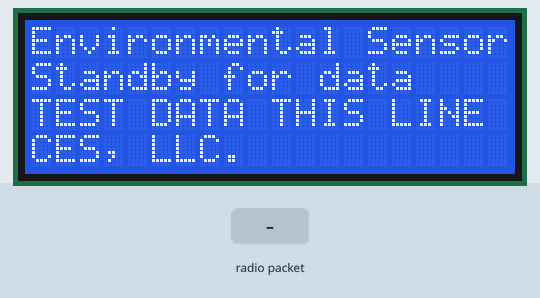
This sketch was run on a simulated Arduino Uno, built with avr-gcc and run on an emulated ATmega328P. Shown: 20×4 character LCD. The test bench sets the inputs (shaded band). No radio packets arrive unless stated; what the sketch prints to the serial monitor is not drawn.

Above: at 2.2 s.
2.3 s: radio packet "1" arrives
At 2.9 s:
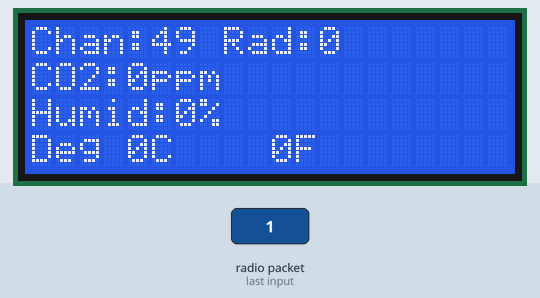
3.8 s: radio packet "0" arrives
5.8 s: radio packet "2" arrives
At 7.5 s:
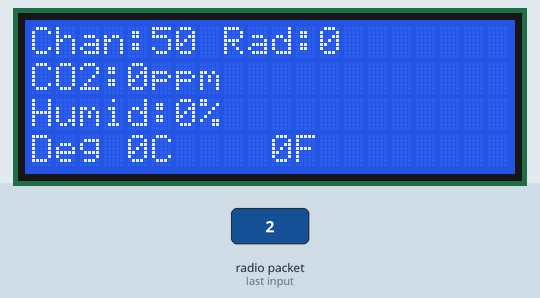
Timing chart, 0 to 9.0 s (numbered marks = the images above; inputs shaded):
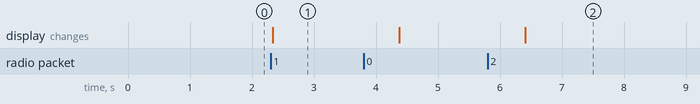

The sketch:

emacs_RX_dev.ino
```cpp
/*
    File: emacs_RX_dev.ino
    nRF24L01 transceiver
    20x4 LCD
    Arduino MEGA, UNO or NANO

      Written by:   Jacob Romero
      email:        jrom876@gmail.com
      Creative Engineering Solutions LLC

    This module is the dev version of the receiver (RX) in a
    TX/RX pair.
    Sensor data is transmitted continuously by the
    TX module's nRF24L01 (2.4 GHz transceiver), which
    currently transmits packets of data from 2 sensors:
    the DHT-11 (temp and humid), and the K30 (CO2).
    This will be expanded to include my RF24SensorNet_master
    libraries, significantly modified from the github version.

    This is a development version only which may change w/o
    notice, and which may contain commented and uncommented
    development code.

    Credits:
    RF24SensorNet library
    https://github.com/szaffarano/RF24SensorNet
    NRF24L01 library
    TMRh20 https://github.com/TMRh20/RF24
*/

#include <RF24.h>
#include <nRF24L01.h>
#include <RF24_config.h>
#include <SPI.h>
#include <stdlib.h>
#include <stdio.h>
#include <printf.h>

/////////////////////////
//// LCD Statements  ////
#include <LiquidCrystal.h>
#include <Wire.h>
#include <stdio.h>
#include <time.h>

#define D2          2 // LCD DB7
#define D3          3 // LCD DB6
#define D4          4 //LCD DB5
#define D5          5 // LCD DB4
#define EN_LCD      6 // LCD E
#define RS_LCD      7 // LCD RS

// Enable for UNO or NANO
#define SCK 13
#define MISO 12
#define MOSI 11
#define SS 10
#define CE 9

// Enable for MEGA
//#define CE 49
//#define MISO 50
//#define MOSI 51
//#define SCK 52
//#define SS 53

struct dataStruct{
  int   chNum;
  int   radNum;
  int   co2_val;
  int   h_val;
  int   c_val;
  int   f_val;
}myData;

byte addresses[][6] = {"1Node", "2Node","3Node","4Node"};

//=============================
//==== Instantiate modules ====
//=============================
RF24 radio(CE, SS); // Arduino Uno pins 9 and 10
LiquidCrystal lcd(7, 6, 5, 4, 3, 2);
//=============================

int   rm =  0; // Holds ReceivedMessage value
int   co2 = 0;
int   rc  = 1;
int   h = 0;
int   t = 0;
int   f = 0;
int   hif = 0;
int   hic = 0;
int   sensorOffset = 0;
bool  sync = false;
int   val = 0;
int   typ = 0;
int   chan = 0;
int   rad = 0;

// Used to store value received by the NRF24L01
struct dataStruct ReceivedMessage[1] = {0};

//=========================
//========= Setup =========
//=========================
void setup(void) {
    lcd.begin(20, 4);
    Serial.begin(9600);
    SPI.begin();
    lcd.clear();
    lcd.setCursor(0, 0);
    lcd.print("Environmental Sensor");
    lcd.setCursor(0, 1);
    lcd.print("Standby for data");
    lcd.setCursor(0, 2);
    lcd.print("TEST DATA THIS LINE");
    lcd.setCursor(0, 3);
    lcd.print("CES, LLC.");
    delay(1000);

    pinMode(SCK, OUTPUT); // 13
    pinMode(MISO, INPUT); // 12
    pinMode(MOSI, OUTPUT); // 11
    pinMode(SS, OUTPUT); // 10
    pinMode(CE, OUTPUT); // 9
    pinMode(RS_LCD, OUTPUT); // 7
    pinMode(EN_LCD, OUTPUT); // 6

    setupMasterRadio(76); // channel number
}

 void setupMasterRadio(int mychannel) {
    radio.begin(); // Start the NRF24L01
    radio.setDataRate( RF24_250KBPS ); // or use RF24_1MBPS
    radio.setPALevel(RF24_PA_MIN); // MIN, LOW, HIGH, and MAX
    radio.setChannel(mychannel);
    radio.openReadingPipe(1, addresses[1]); // Get NRF24L01 ready to receive
    radio.startListening(); // Listen to see if information received
//    Serial.println("Channel in setup: " + String(radio.getChannel()));
    myData.chNum = mychannel;
    myData.radNum = 0; // 0 is the master controller's number
    Serial.print("Master RF Comms Starting on channel "+String(myData.chNum));
    Serial.println("\tusing radio "+ String(myData.radNum));
 }
//===========================
//======== Main Loop ========
//===========================
void loop(void) {
  while (radio.available()) {
    radio.read(&ReceivedMessage, sizeof(ReceivedMessage));
    receive_rm();
//    delay(2000);
  }
}

void receive_rm() {
  chan = ReceivedMessage[0].chNum;
  rad  = ReceivedMessage[0].radNum;
  co2  = ReceivedMessage[0].co2_val;
  h    = ReceivedMessage[0].h_val;
  t    = ReceivedMessage[0].c_val;
  f    = ReceivedMessage[0].f_val;
  chan_lcd_routine();
  co2_lcd_routine();
  h_lcd_routine();
  t_lcd_routine();
  f_lcd_routine();
}

void chan_lcd_routine(void) {
    Serial.print("\nChannel number: " + String(chan));
    Serial.println("\tTX Radio number: " + String(rad));
    lcd.setCursor(0, 0);
    lcd.print("                    ");
    lcd.setCursor(0, 0);
    lcd.print("Chan:" + String(chan) + " Rad:"+String(rad));
}

void co2_lcd_routine(void) {
  Serial.println("CO2 level: "+String(co2));
//  lcd.clear();
  lcd.setCursor(0, 1);
  lcd.print("                    ");
  lcd.setCursor(0, 1);
  lcd.print("CO2:" + String(co2) + "ppm");
}

void h_lcd_routine(void) {
//  h = float(val);
  Serial.println("Humidity: " + String(h) + "%");
  lcd.setCursor(0, 2);
  lcd.print("                   ");
  lcd.setCursor(0, 2);
  lcd.print("Humid:" + String(h) + "%");
}

void t_lcd_routine(void) {
//  t = float(val);
  Serial.println("Degrees C: " + String(t) + "C");
  lcd.setCursor(0, 3);
  lcd.print("          ");
  lcd.setCursor(0, 3);
  lcd.print("Deg "+String(t) + "C");
}
void f_lcd_routine(void) {
//  f = float(val);
  Serial.println("Degrees F: " + String(f) + "F");
  lcd.setCursor(10, 3);
  lcd.print("          ");
  lcd.setCursor(10, 3);
  lcd.print(String(f) + "F");
  delay(2000);
}
```

Measured:
- after the input at 2.3 s, the display: changes at once (image 1)
- after the input at 5.8 s, the display: changes after 0.61 s (image 2)
